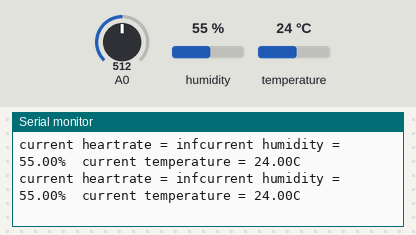
A sketch run on a simulated ESP8266 (NodeMCU). On the bench: the last lines printed to the serial monitor. The test bench sets the inputs (shaded band); at power-on: humidity 55 %, temperature 24 °C, A0 = 512. WiFi joins after 1.5 s; servers stay silent unless stated.

Above: at 2.9 s.
3.0 s: humidity set to 22 %
At 3.74 s:
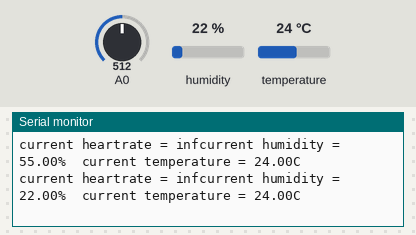
9.0 s: temperature set to 12 °C
At 9.89 s:
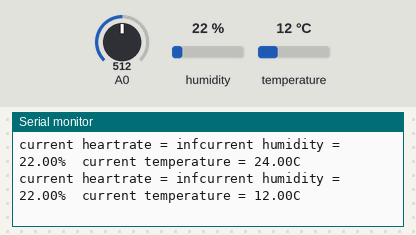
15.0 s: humidity set to 40 %
At 15.01 s:
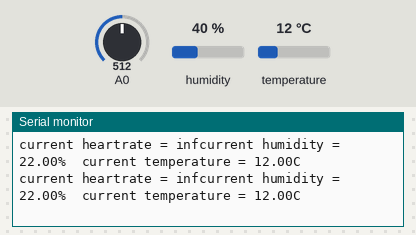
Timing chart, 0 to 18.0 s (numbered marks = the images above; inputs shaded):
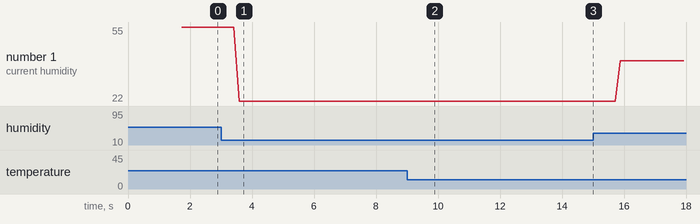

The sketch:

Demo_1.2.ino
```cpp
#include <Adafruit_Sensor.h>
#include <ArduinoJson.h>
#include <ESP8266WiFi.h>
#include <FirebaseArduino.h>

#define FIREBASE_HOST "fir-ebf02.firebaseio.com"
#define FIREBASE_AUTH "2gZJ8SbHZXVg5WneHjnjd6nuUPLd29w8oL4ahaMo"
#define WIFI_SSID "drive"
#define WIFI_PASSWORD "damodar9157@"


#include <SoftwareSerial.h>
#include <DHT.h>
#include <DHT_U.h>
#include "DHT.h"        // including the library of DHT11 temperature and humidity sensor
#define DHTTYPE DHT11
#define dht_dpin 5 // temperature & humidity pin
DHT dht(dht_dpin, DHTTYPE);
SoftwareSerial BTSerial(3, 1);//bluetooth pin

String UserbluetoothDeviceID = "00:21:13:04:1D:4E";

int UpperThreshold = 518;
int LowerThreshold = 490;
int reading = 0;
float BPM = 0.0;
bool IgnoreReading = false;
bool FirstPulseDetected = false;
unsigned long FirstPulseTime = 0;
unsigned long SecondPulseTime = 0;
unsigned long PulseInterval = 0;


void setup()

{
  Serial.begin(9600);
  BTSerial.begin(38400);
  WiFi.begin(WIFI_SSID, WIFI_PASSWORD);
  Serial.print("connecting");
  while (WiFi.status() != WL_CONNECTED) {
    Serial.print(".");
    delay(500);
  }
  Serial.println();
  Serial.print("connected: ");
  Serial.println(WiFi.localIP());
  Firebase.begin(FIREBASE_HOST, FIREBASE_AUTH);
  delay(200);
  dht.begin();//DHT11sensore

}

void loop() {

  float h = dht.readHumidity();
  float t = dht.readTemperature();

  reading = analogRead(0);

      // Heart beat leading edge detected.
      if(reading > UpperThreshold && IgnoreReading == false){
        if(FirstPulseDetected == false){
          FirstPulseTime = millis();
          FirstPulseDetected = true;
        }
        else{
          SecondPulseTime = millis();
          PulseInterval = SecondPulseTime - FirstPulseTime;
          FirstPulseTime = SecondPulseTime;
        }
        IgnoreReading = true;
      }

      // Heart beat trailing edge detected.
      if(reading < LowerThreshold){
        IgnoreReading = false;
      }

      BPM = (1.0/PulseInterval) * 60.0 * 1000;

  Serial.print("current humidity = ");
  Serial.print(h);
  Serial.print("%  ");
  BTSerial.print(h);
  BTSerial.print(",");
  Serial.print("current temperature = ");
  Serial.print(t);
  Serial.println("C  ");
  BTSerial.print(t);
  BTSerial.print(";");
  Serial.print("current heartrate = ");
  Serial.print(BPM);
  BTSerial.print(BPM);
  BTSerial.print(";");

  //sending data to firebase real-time database
  StaticJsonBuffer<200> jsonBuffer;
  JsonObject& root = jsonBuffer.createObject();
  root["temperature"] = t;
  root["humidity"] = h;
  root["heartrate"] = BPM;
  String name = Firebase.push("/Device1/00:21:13:04:1D:4E", root);

}
```

Measured:
- after the input at 3.0 s, the serial monitor: prints a new line after 0.58 s (image 1)
- after the input at 9.0 s, the serial monitor: prints a new line after 0.73 s (image 2)
- plotted number 1: 55 → 22 after the input at 3.0 s, 22 → 40 after the input at 15.0 s
